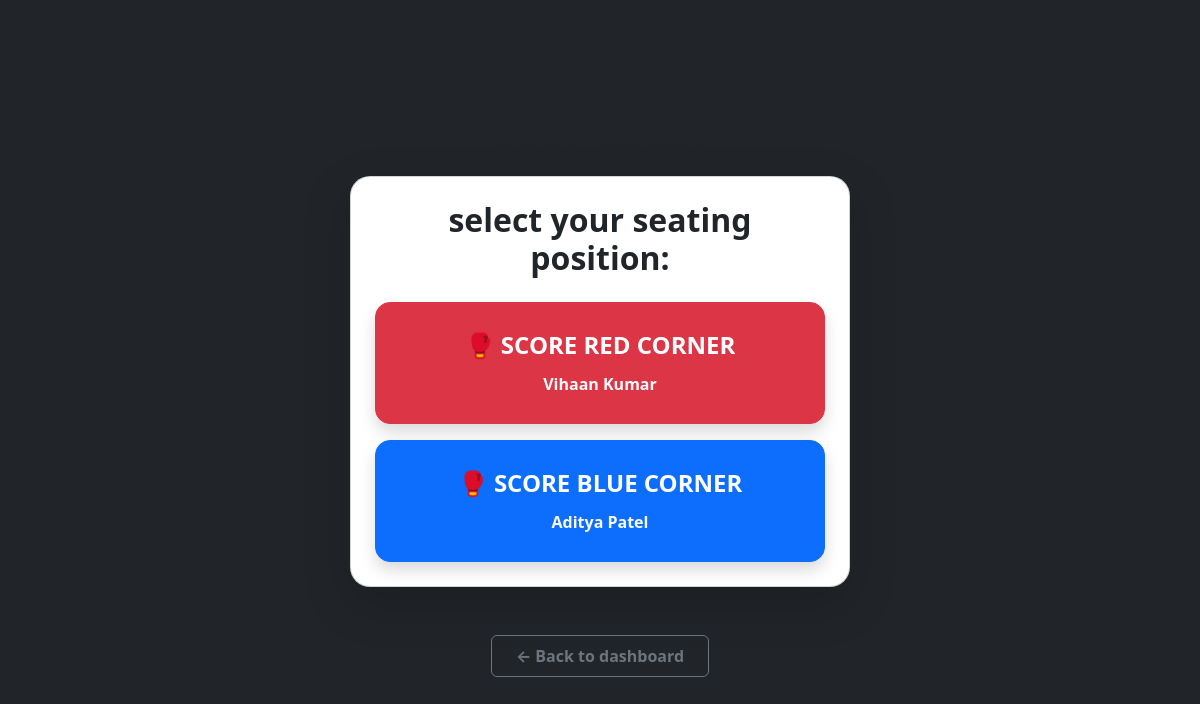
/scorer/match/126/select-corner/ (signed in), run on the app's committed database.
### thangta/models.py (models this page shows, shortened)
class Match(models.Model):
    tournament = models.ForeignKey(Tournament, on_delete=models.CASCADE)
    event_type = models.CharField(max_length=50)
    age_category = models.CharField(max_length=3)
    weight_category = models.CharField(max_length=4)
    gender = models.CharField(max_length=10)
    is_active = models.BooleanField(default=False)
    is_completed = models.BooleanField(default=False)
    round_number = models.IntegerField(default=1)
    current_round = models.IntegerField(default=1) # Tracks Round 1, Round 2, or 3 (Tie Breaker)
    current_sub_round = models.IntegerField(default=1)
    match_sequence = models.IntegerField(help_text="Order of the match in this round")
    current_sub_round = models.IntegerField(default=1)
    active_scorers = models.ManyToManyField(CustomUser, blank=True, related_name='scoring_matches')
    ring_number = models.IntegerField(default=1)
    participant_red = models.ForeignKey(Participant, related_name='matches_as_red', on_delete=models.CASCADE)
    participant_blue = models.ForeignKey(Participant, related_name='matches_as_blue', on_delete=models.CASCADE, null=True, blank=True)
    winner = models.ForeignKey(Participant, related_name='matches_won', on_delete=models.SET_NULL, null=True, blank=True)
    round_1_red = models.IntegerField(default=0)
    round_1_blue = models.IntegerField(default=0)
    round_2_red = models.IntegerField(default=0)
    round_2_blue = models.IntegerField(default=0)
    round_3_red = models.IntegerField(default=0)
    round_3_blue = models.IntegerField(default=0)

class Participant(models.Model):
    class GenderChoices(models.TextChoices):
        MALE = 'Male', 'Male'
        FEMALE = 'Female', 'Female'
    class EventTypeChoices(models.TextChoices):
        PHUNABA_AMA = 'Phunaba-Ama', 'Phunaba-Ama'
        PHUNABA_ANISHUBA = 'Phunaba-Anishuba', 'Phunaba-Anishuba'
    class AgeCategory(models.TextChoices):
        UNDER_14 = 'U14', 'Under 14'
        UNDER_18 = 'U18', 'Under 18'
        OVER_18 = 'O18', 'Over 18'
    class WeightCategory(models.TextChoices):
        MINUS_21 = '-21', '-21 Kg'
        MINUS_25 = '-25', '-25 Kg'
        MINUS_29 = '-29', '-29 Kg'
        MINUS_33 = '-33', '-33 Kg'
        MINUS_37 = '-37', '-37 Kg'
        MINUS_40 = '-40', '-40 Kg'
        MINUS_41 = '-41', '-41 Kg'
        MINUS_44 = '-44', '-44 Kg'
        MINUS_45 = '-45', '-45 Kg'
        MINUS_49 = '-49', '-49 Kg'
        MINUS_52 = '-52', '-52 Kg'
        MINUS_53 = '-53', '-53 Kg'
        MINUS_56 = '-56', '-56 Kg'
        MINUS_75 = '-75', '-75 Kg'
        PLUS_53 = '+53', '+53 Kg'
    tournament = models.ForeignKey(
        Tournament,
        on_delete=models.CASCADE,
        related_name='participants',
        null=True, blank=True
    )
    name = models.CharField(max_length=200, null=True, blank=True)
    actual_age = models.IntegerField(null=True, blank=True, help_text="Age in numbers")
    date_of_birth = models.DateField(null=True, blank=True) # Add this!
    age = models.IntegerField(default = 0)
    gender = models.CharField(max_length=10, choices=GenderChoices.choices, null=True, blank=True)
    contact = models.CharField(max_length=15, null=True, blank=True)
    district = models.CharField(max_length=100)
    district_code = models.CharField(max_length=20)
    event_type = models.CharField(max_length=50, choices=EventTypeChoices.choices, null=True, blank=True)
    age_category = models.CharField(
        max_length=3,
        choices=AgeCategory.choices,
        help_text="Select the participant's age group."
    )
    weight_category = models.CharField(
        max_length=4,
        choices=WeightCategory.choices,
        help_text="Select the participant's weight class."
    )

### thangta/permissions.py (the view)
    @login_required(login_url='login')
    def _wrapped_view(request, *args, **kwargs):
        if request.user.role in ['SCORER', 'JUDGE', 'ADMIN'] or request.user.is_superuser:
            return view_func(request, *args, **kwargs)
        return redirect('tournament-dashboard')

### thangta/permissions.py (called while the page is built)
def scorer_required(view_func):
    @login_required(login_url='login')
    def _wrapped_view(request, *args, **kwargs):
        if request.user.role in ['SCORER', 'JUDGE', 'ADMIN'] or request.user.is_superuser:
            return view_func(request, *args, **kwargs)
        return redirect('tournament-dashboard')
    return _wrapped_view

### thangta/views.py (called while the page is built)
@scorer_required
def scorer_select_corner(request, match_id):
    match = get_object_or_404(Match, id=match_id)
    session_key = f"locked_corner_match_{match.id}"
    locked_corner = request.session.get(session_key)
    if locked_corner:
        messages.info(request, f"You are locked to the {locked_corner.upper()} corner.")
        url = reverse('scorer-panel', args=[match.id])
        return redirect(f"{url}?corner={locked_corner}")
    request.session['active_tournament_id'] = match.tournament.id
    return render(request, 'scorer_select_corner.html', {
        'match': match,
    })

### thangta/templates/scorer_select_corner.html (shortened to what this page needs)
<!DOCTYPE html>
<html lang="en">
<head>
    <link href="https://cdn.jsdelivr.net/npm/bootstrap@5.3.0/dist/css/bootstrap.min.css" rel="stylesheet">
</head>
<body class="bg-dark text-white d-flex align-items-center justify-content-center" style="height: 100vh; margin: 0;">
<div class="container text-center px-4">
    <h4 class="text-muted mb-4 fw-bold">RING {{ match.ring_number }} • MATCH {{ match.match_sequence }}</h4>
    <div class="card bg-white text-dark p-4 shadow-lg mx-auto" style="border-radius: 20px; max-width: 500px;">
        <h2 class="fw-bold mb-4">select your seating position:</h2>
        <div class="d-flex flex-column gap-3">
            <a href="{% url 'scorer-panel' match.id %}?corner=red" class="btn btn-danger btn-lg py-4 fs-4 fw-bold shadow" style="border-radius: 15px;">
                🥊 SCORE RED CORNER
                <br><small class="text-light fs-6">{{ match.participant_red.name }}</small>
            </a>
            {% if match.participant_blue %}
            <a href="{% url 'scorer-panel' match.id %}?corner=blue" class="btn btn-primary btn-lg py-4 fs-4 fw-bold shadow" style="border-radius: 15px;">
                🥊 SCORE BLUE CORNER
                <br><small class="text-light fs-6">{{ match.participant_blue.name }}</small>
            </a>
            {% endif %}
        </div>
    </div>
    <div class="mt-5">
        <a href="{% url 'scorer-dashboard' %}" class="btn btn-outline-secondary px-4 py-2 fw-bold">← Back to dashboard</a>
    </div>
</div>
</body>
</html>

### data on the page
Match: participant_red.name "Vihaan Kumar", participant_blue.name "Aditya Patel"
